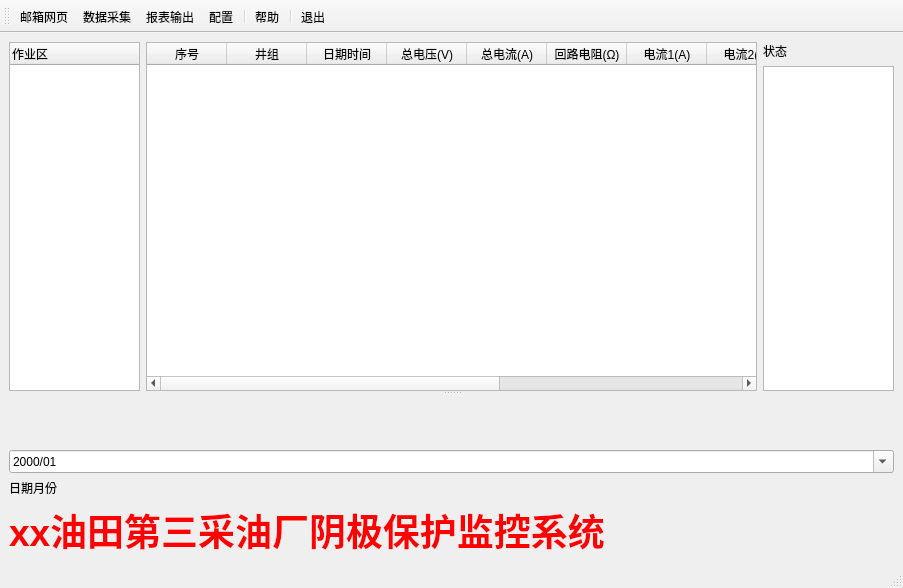
<?xml version="1.0" encoding="UTF-8"?>
<ui version="4.0">
 <class>gprs</class>
 <widget class="QMainWindow" name="gprs">
  <property name="geometry">
   <rect>
    <x>0</x>
    <y>0</y>
    <width>903</width>
    <height>588</height>
   </rect>
  </property>
  <property name="windowTitle">
   <string>阴极保护监控系统 － 普元科技</string>
  </property>
  <property name="windowIcon">
   <iconset resource="res.qrc">
    <normaloff>:/logo/logo.png</normaloff>:/logo/logo.png</iconset>
  </property>
  <widget class="QWidget" name="centralwidget">
   <layout class="QVBoxLayout" name="verticalLayout_2">
    <item>
     <widget class="QSplitter" name="split">
      <property name="orientation">
       <enum>Qt::Vertical</enum>
      </property>
      <widget class="QWidget" name="horizontalLayoutWidget">
       <layout class="QHBoxLayout" name="horizontalLayout_2" stretch="15,70,15">
        <item>
         <widget class="QTreeWidget" name="field">
          <property name="animated">
           <bool>true</bool>
          </property>
          <column>
           <property name="text">
            <string>作业区</string>
           </property>
          </column>
         </widget>
        </item>
        <item>
         <widget class="QTableWidget" name="wells">
          <property name="editTriggers">
           <set>QAbstractItemView::NoEditTriggers</set>
          </property>
          <property name="alternatingRowColors">
           <bool>true</bool>
          </property>
          <property name="sortingEnabled">
           <bool>true</bool>
          </property>
          <attribute name="horizontalHeaderDefaultSectionSize">
           <number>80</number>
          </attribute>
          <attribute name="horizontalHeaderMinimumSectionSize">
           <number>12</number>
          </attribute>
          <attribute name="verticalHeaderVisible">
           <bool>false</bool>
          </attribute>
          <attribute name="verticalHeaderDefaultSectionSize">
           <number>24</number>
          </attribute>
          <attribute name="verticalHeaderMinimumSectionSize">
           <number>12</number>
          </attribute>
          <column>
           <property name="text">
            <string>序号</string>
           </property>
          </column>
          <column>
           <property name="text">
            <string>井组</string>
           </property>
           <property name="textAlignment">
            <set>AlignHCenter|AlignVCenter|AlignCenter</set>
           </property>
          </column>
          <column>
           <property name="text">
            <string>日期时间</string>
           </property>
           <property name="textAlignment">
            <set>AlignHCenter|AlignVCenter|AlignCenter</set>
           </property>
          </column>
          <column>
           <property name="text">
            <string>总电压(V)</string>
           </property>
           <property name="textAlignment">
            <set>AlignHCenter|AlignVCenter|AlignCenter</set>
           </property>
          </column>
          <column>
           <property name="text">
            <string>总电流(A)</string>
           </property>
           <property name="textAlignment">
            <set>AlignHCenter|AlignVCenter|AlignCenter</set>
           </property>
          </column>
          <column>
           <property name="text">
            <string>回路电阻(Ω)</string>
           </property>
          </column>
          <column>
           <property name="text">
            <string>电流1(A)</string>
           </property>
          </column>
          <column>
           <property name="text">
            <string>电流2(A)</string>
           </property>
          </column>
          <column>
           <property name="text">
            <string>电流3(A)</string>
           </property>
          </column>
          <column>
           <property name="text">
            <string>电流4(A)</string>
           </property>
          </column>
          <column>
           <property name="text">
            <string>电流5(A)</string>
           </property>
          </column>
          <column>
           <property name="text">
            <string>电流6(A)</string>
           </property>
          </column>
         </widget>
        </item>
        <item>
         <layout class="QVBoxLayout" name="verticalLayout">
          <item>
           <widget class="QLabel" name="label_4">
            <property name="text">
             <string>状态</string>
            </property>
           </widget>
          </item>
          <item>
           <widget class="QListWidget" name="alert"/>
          </item>
         </layout>
        </item>
       </layout>
      </widget>
      <widget class="QWidget" name="frame" native="true"/>
     </widget>
    </item>
    <item>
     <widget class="QDateEdit" name="date">
      <property name="currentSection">
       <enum>QDateTimeEdit::YearSection</enum>
      </property>
      <property name="displayFormat">
       <string>yyyy/MM</string>
      </property>
      <property name="calendarPopup">
       <bool>true</bool>
      </property>
     </widget>
    </item>
    <item>
     <widget class="QLabel" name="lblDate">
      <property name="text">
       <string>日期月份</string>
      </property>
     </widget>
    </item>
    <item>
     <widget class="QLabel" name="lblLogo">
      <property name="font">
       <font>
        <pointsize>28</pointsize>
        <weight>75</weight>
        <bold>true</bold>
       </font>
      </property>
      <property name="styleSheet">
       <string notr="true">color: rgb(255, 0, 0);</string>
      </property>
      <property name="text">
       <string>xx油田第三采油厂阴极保护监控系统</string>
      </property>
     </widget>
    </item>
   </layout>
  </widget>
  <widget class="QStatusBar" name="statusBar"/>
  <widget class="QToolBar" name="toolBar">
   <property name="iconSize">
    <size>
     <width>64</width>
     <height>69</height>
    </size>
   </property>
   <property name="toolButtonStyle">
    <enum>Qt::ToolButtonTextUnderIcon</enum>
   </property>
   <attribute name="toolBarArea">
    <enum>TopToolBarArea</enum>
   </attribute>
   <attribute name="toolBarBreak">
    <bool>false</bool>
   </attribute>
   <addaction name="actionWebMail"/>
   <addaction name="actionSample"/>
   <addaction name="actionReport"/>
   <addaction name="actionConfig"/>
   <addaction name="separator"/>
   <addaction name="actionHelp"/>
   <addaction name="separator"/>
   <addaction name="actionExit"/>
  </widget>
  <action name="actionWebMail">
   <property name="icon">
    <iconset resource="res.qrc">
     <normaloff>:/logo/logo.png</normaloff>:/logo/logo.png</iconset>
   </property>
   <property name="text">
    <string>邮箱网页</string>
   </property>
   <property name="toolTip">
    <string>邮箱网页</string>
   </property>
  </action>
  <action name="actionSample">
   <property name="icon">
    <iconset resource="res.qrc">
     <normaloff>:/logo/sample.png</normaloff>:/logo/sample.png</iconset>
   </property>
   <property name="text">
    <string>数据采集</string>
   </property>
   <property name="toolTip">
    <string>数据采集</string>
   </property>
  </action>
  <action name="actionReport">
   <property name="icon">
    <iconset resource="res.qrc">
     <normaloff>:/logo/report.png</normaloff>:/logo/report.png</iconset>
   </property>
   <property name="text">
    <string>报表输出</string>
   </property>
   <property name="toolTip">
    <string>报表输出</string>
   </property>
  </action>
  <action name="actionConfig">
   <property name="icon">
    <iconset resource="res.qrc">
     <normaloff>:/logo/config.png</normaloff>:/logo/config.png</iconset>
   </property>
   <property name="text">
    <string>配置</string>
   </property>
   <property name="toolTip">
    <string>配置</string>
   </property>
  </action>
  <action name="actionExit">
   <property name="icon">
    <iconset resource="res.qrc">
     <normaloff>:/logo/exit.png</normaloff>:/logo/exit.png</iconset>
   </property>
   <property name="text">
    <string>退出</string>
   </property>
   <property name="toolTip">
    <string>退出</string>
   </property>
   <property name="menuRole">
    <enum>QAction::QuitRole</enum>
   </property>
  </action>
  <action name="actionHelp">
   <property name="icon">
    <iconset resource="res.qrc">
     <normaloff>:/logo/help.png</normaloff>:/logo/help.png</iconset>
   </property>
   <property name="text">
    <string>帮助</string>
   </property>
   <property name="toolTip">
    <string>帮助</string>
   </property>
  </action>
 </widget>
 <resources>
  <include location="res.qrc"/>
 </resources>
 <connections>
  <connection>
   <sender>date</sender>
   <signal>dateChanged(QDate)</signal>
   <receiver>gprs</receiver>
   <slot>on_field_date_changed()</slot>
   <hints>
    <hint type="sourcelabel">
     <x>86</x>
     <y>499</y>
    </hint>
    <hint type="destinationlabel">
     <x>759</x>
     <y>587</y>
    </hint>
   </hints>
  </connection>
  <connection>
   <sender>field</sender>
   <signal>itemClicked(QTreeWidgetItem*,int)</signal>
   <receiver>gprs</receiver>
   <slot>on_field_date_changed()</slot>
   <hints>
    <hint type="sourcelabel">
     <x>70</x>
     <y>339</y>
    </hint>
    <hint type="destinationlabel">
     <x>222</x>
     <y>587</y>
    </hint>
   </hints>
  </connection>
  <connection>
   <sender>actionConfig</sender>
   <signal>triggered()</signal>
   <receiver>gprs</receiver>
   <slot>on_btnConfig()</slot>
   <hints>
    <hint type="sourcelabel">
     <x>-1</x>
     <y>-1</y>
    </hint>
    <hint type="destinationlabel">
     <x>613</x>
     <y>293</y>
    </hint>
   </hints>
  </connection>
  <connection>
   <sender>actionSample</sender>
   <signal>triggered()</signal>
   <receiver>gprs</receiver>
   <slot>on_btnMail()</slot>
   <hints>
    <hint type="sourcelabel">
     <x>-1</x>
     <y>-1</y>
    </hint>
    <hint type="destinationlabel">
     <x>613</x>
     <y>293</y>
    </hint>
   </hints>
  </connection>
  <connection>
   <sender>actionReport</sender>
   <signal>triggered()</signal>
   <receiver>gprs</receiver>
   <slot>on_btnReport()</slot>
   <hints>
    <hint type="sourcelabel">
     <x>-1</x>
     <y>-1</y>
    </hint>
    <hint type="destinationlabel">
     <x>613</x>
     <y>293</y>
    </hint>
   </hints>
  </connection>
  <connection>
   <sender>actionExit</sender>
   <signal>triggered()</signal>
   <receiver>gprs</receiver>
   <slot>close()</slot>
   <hints>
    <hint type="sourcelabel">
     <x>-1</x>
     <y>-1</y>
    </hint>
    <hint type="destinationlabel">
     <x>613</x>
     <y>293</y>
    </hint>
   </hints>
  </connection>
  <connection>
   <sender>actionHelp</sender>
   <signal>triggered()</signal>
   <receiver>gprs</receiver>
   <slot>on_btnHelp()</slot>
   <hints>
    <hint type="sourcelabel">
     <x>-1</x>
     <y>-1</y>
    </hint>
    <hint type="destinationlabel">
     <x>451</x>
     <y>293</y>
    </hint>
   </hints>
  </connection>
  <connection>
   <sender>actionWebMail</sender>
   <signal>triggered()</signal>
   <receiver>gprs</receiver>
   <slot>on_webmail()</slot>
   <hints>
    <hint type="sourcelabel">
     <x>-1</x>
     <y>-1</y>
    </hint>
    <hint type="destinationlabel">
     <x>451</x>
     <y>293</y>
    </hint>
   </hints>
  </connection>
 </connections>
 <slots>
  <slot>on_btnReport()</slot>
  <slot>on_field_date_changed()</slot>
  <slot>on_btnMail()</slot>
  <slot>on_btnConfig()</slot>
  <slot>on_btnHelp()</slot>
  <slot>on_webmail()</slot>
 </slots>
</ui>
